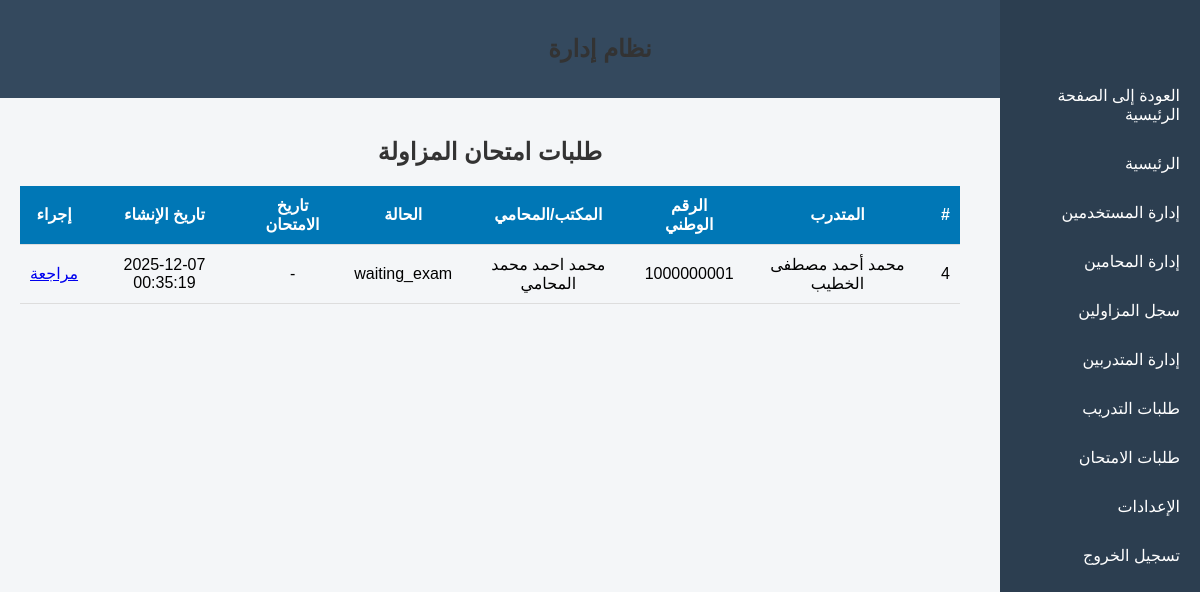
Before: /admin/exams.php (signed in) with the older database file.
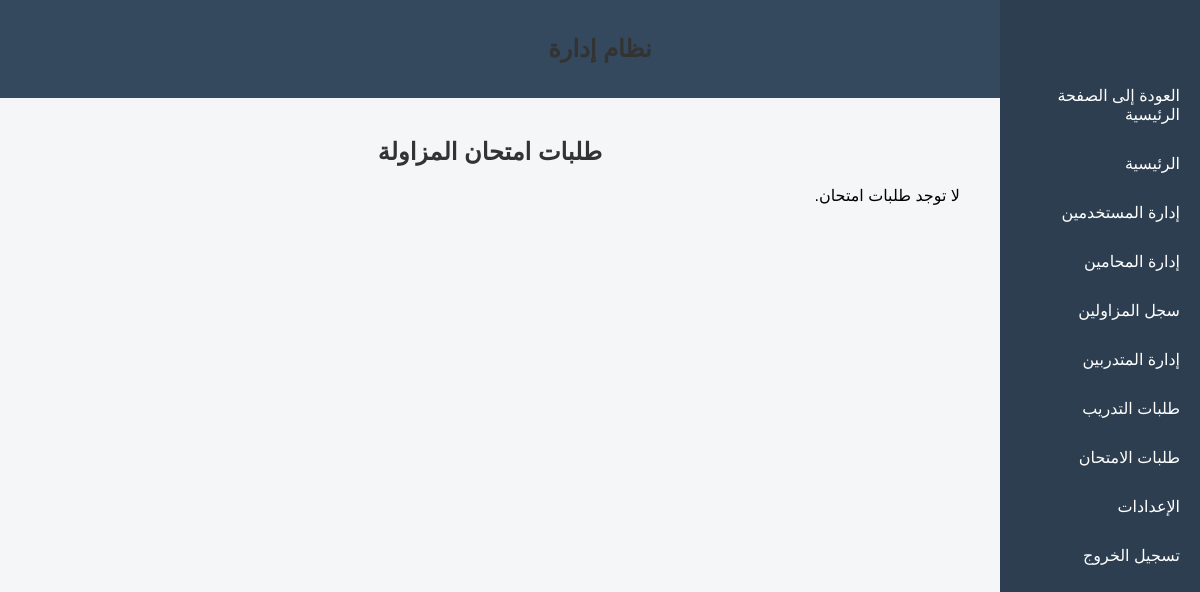
After: the same page with the newer database file.
### tables this page shows
CREATE TABLE `syndicate_exam_requests` (
  `request_id` int(11) NOT NULL,
  `application_id` int(11) NOT NULL,
  `trainee_id` int(11) NOT NULL,
  `lawyer_id` int(11) NOT NULL,
  `status` enum('waiting_exam','scheduled','passed','failed') NOT NULL DEFAULT 'waiting_exam',
  `exam_date` date DEFAULT NULL,
  `created_at` datetime NOT NULL DEFAULT current_timestamp()
);

CREATE TABLE `trainees` (
  `trainee_id` int(11) NOT NULL,
  `user_id` int(11) NOT NULL,
  `highschool_certificate` enum('نعم','لا') NOT NULL DEFAULT 'لا',
  `university_degree` enum('بكالوريوس','ماجستير','دكتوراه') DEFAULT NULL,
  `no_conviction_doc` varchar(255) DEFAULT NULL,
  `good_conduct_doc` varchar(255) DEFAULT NULL,
  `social_security` enum('نعم','لا') NOT NULL DEFAULT 'لا',
  `social_security_number` varchar(100) DEFAULT NULL,
  `created_at` datetime NOT NULL DEFAULT current_timestamp(),
  `updated_at` datetime NOT NULL DEFAULT current_timestamp() ON UPDATE current_timestamp(),
  `full_name` varchar(200) DEFAULT NULL,
  `first_name` varchar(100) DEFAULT NULL,
  `father_name` varchar(100) DEFAULT NULL,
  `grandfather_name` varchar(100) DEFAULT NULL,
  `family_name` varchar(100) DEFAULT NULL,
  `national_id` varchar(30) DEFAULT NULL,
  `phone` varchar(30) DEFAULT NULL,
  `email` varchar(150) DEFAULT NULL,
  `home_address` varchar(255) DEFAULT NULL,
  `is_archived` tinyint(1) NOT NULL DEFAULT 0,
  `archived_at` datetime DEFAULT NULL
);

CREATE TABLE `lawyers` (
  `lawyer_id` int(11) NOT NULL,
  `user_id` int(11) NOT NULL,
  `syndicate_id` int(11) DEFAULT NULL,
  `office_address` varchar(255) DEFAULT NULL,
  `password` varchar(255) NOT NULL,
  `verified` tinyint(1) NOT NULL DEFAULT 0,
  `created_at` datetime NOT NULL DEFAULT current_timestamp(),
  `updated_at` datetime NOT NULL DEFAULT current_timestamp() ON UPDATE current_timestamp(),
  `full_name` varchar(200) DEFAULT NULL,
  `first_name` varchar(100) DEFAULT NULL,
  `father_name` varchar(100) DEFAULT NULL,
  `grandfather_name` varchar(100) DEFAULT NULL,
  `family_name` varchar(100) DEFAULT NULL,
  `national_id` varchar(30) DEFAULT NULL,
  `phone` varchar(30) DEFAULT NULL,
  `email` varchar(150) DEFAULT NULL,
  `home_address` varchar(255) DEFAULT NULL,
  `no_conviction_doc` varchar(255) DEFAULT NULL,
  `good_conduct_doc` varchar(255) DEFAULT NULL,
  `social_security` enum('نعم','لا') DEFAULT 'لا',
  `highschool_certificate` varchar(10) DEFAULT 'لا',
  `university_degree` varchar(10) DEFAULT 'لا',
  `social_security_number` varchar(100) DEFAULT NULL
);

### admin/exams.php (the view, shortened to what this page needs)
<?php
require_once("../config/db.php");
$stmt = $pdo->prepare("
    SELECT
        r.request_id,
        r.status,
        r.exam_date,
        r.created_at,
        tr.full_name AS trainee_name,
        tr.national_id AS trainee_national_id,
        lw.full_name AS lawyer_name,
        ta.application_id
    FROM syndicate_exam_requests r
    JOIN trainees tr ON r.trainee_id = tr.trainee_id
    JOIN lawyers  lw ON r.lawyer_id  = lw.lawyer_id
    JOIN training_applications ta ON r.application_id = ta.application_id
    ORDER BY r.created_at DESC
");
$stmt->execute();
$rows = $stmt->fetchAll(PDO::FETCH_ASSOC);
?>
<!DOCTYPE html>
<html lang="ar" dir="rtl">
<head>
<link rel="stylesheet" href="../assets/css/admin.css">
</head>
<body>
<?php include("includes/header.php"); ?>
<?php include("includes/sidebar.php"); ?>
<div class="admin-container">
    <h2>طلبات امتحان المزاولة</h2>
    <?php if (empty($rows)): ?>
        <p>لا توجد طلبات امتحان.</p>
    <?php else: ?>
        <table class="table">
            <thead>
                <tr>
                    <th>#</th>
                    <th>المتدرب</th>
                    <th>الرقم الوطني</th>
                    <th>المكتب/المحامي</th>
                    <th>الحالة</th>
                    <th>تاريخ الامتحان</th>
                    <th>تاريخ الإنشاء</th>
                    <th>إجراء</th>
                </tr>
            </thead>
            <tbody>
            <?php foreach ($rows as $r): ?>
                <tr>
                    <td><?= (int)$r['request_id'] ?></td>
                    <td><?= htmlspecialchars($r['trainee_name']) ?></td>
                    <td><?= htmlspecialchars($r['trainee_national_id']) ?></td>
                    <td><?= htmlspecialchars($r['lawyer_name']) ?></td>
                    <td><?= htmlspecialchars($r['status']) ?></td>
                    <td><?= $r['exam_date'] ? htmlspecialchars($r['exam_date']) : '-' ?></td>
                    <td><?= htmlspecialchars($r['created_at']) ?></td>
                    <td>
                        <a class="btn" href="exam_review.php?id=<?= (int)$r['request_id'] ?>">مراجعة</a>
                    </td>
                </tr>
            <?php endforeach; ?>
            </tbody>
        </table>
    <?php endif; ?>
</div>
</body>
</html>

Changed rows visible on the page:
removed syndicate_exam_requests: request_id "4", trainee.full_name "محمد أحمد مصطفى الخطيب", trainee.national_id "1000000001", lawyer.full_name "محمد احمد محمد المحامي", status "waiting_exam", created_at "2025-12-07 00:35:19"
Other visible differences:
text no longer shown: "# المتدرب الرقم الوطني المكتب/المحامي الحالة تاريخ الامتحان تاريخ الإنشاء إجراء"
text now shown: "لا توجد طلبات امتحان."
